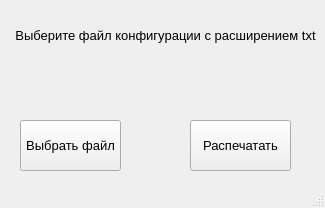
<?xml version="1.0" encoding="UTF-8"?>
<ui version="4.0">
 <class>MainWindow</class>
 <widget class="QMainWindow" name="MainWindow">
  <property name="geometry">
   <rect>
    <x>0</x>
    <y>0</y>
    <width>325</width>
    <height>208</height>
   </rect>
  </property>
  <property name="windowTitle">
   <string>MainWindow</string>
  </property>
  <widget class="QWidget" name="centralwidget">
   <widget class="QPushButton" name="chooseFileBut">
    <property name="geometry">
     <rect>
      <x>20</x>
      <y>120</y>
      <width>101</width>
      <height>51</height>
     </rect>
    </property>
    <property name="font">
     <font>
      <pointsize>10</pointsize>
     </font>
    </property>
    <property name="text">
     <string>Выбрать файл</string>
    </property>
   </widget>
   <widget class="QLabel" name="fileNameLabel">
    <property name="geometry">
     <rect>
      <x>80</x>
      <y>60</y>
      <width>151</width>
      <height>51</height>
     </rect>
    </property>
    <property name="font">
     <font>
      <pointsize>16</pointsize>
     </font>
    </property>
    <property name="text">
     <string/>
    </property>
    <property name="alignment">
     <set>Qt::AlignCenter</set>
    </property>
   </widget>
   <widget class="QPushButton" name="printBut">
    <property name="geometry">
     <rect>
      <x>190</x>
      <y>120</y>
      <width>101</width>
      <height>51</height>
     </rect>
    </property>
    <property name="font">
     <font>
      <pointsize>10</pointsize>
     </font>
    </property>
    <property name="text">
     <string>Распечатать</string>
    </property>
   </widget>
   <widget class="QLabel" name="infoLabel">
    <property name="geometry">
     <rect>
      <x>10</x>
      <y>10</y>
      <width>311</width>
      <height>51</height>
     </rect>
    </property>
    <property name="font">
     <font>
      <pointsize>10</pointsize>
     </font>
    </property>
    <property name="text">
     <string>Выберите файл конфигурации с расширением txt</string>
    </property>
    <property name="alignment">
     <set>Qt::AlignCenter</set>
    </property>
   </widget>
  </widget>
  <widget class="QMenuBar" name="menubar">
   <property name="geometry">
    <rect>
     <x>0</x>
     <y>0</y>
     <width>325</width>
     <height>21</height>
    </rect>
   </property>
  </widget>
  <widget class="QStatusBar" name="statusbar"/>
 </widget>
 <resources/>
 <connections/>
</ui>
